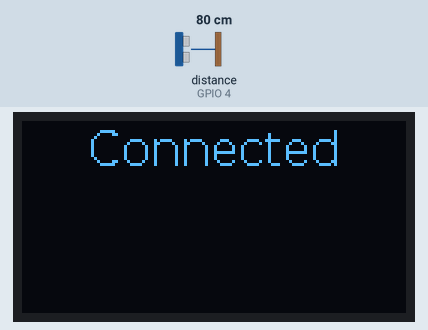
The sketch below on a simulated ESP32. Parts: 128×64 one-colour display. Wiring (inferred from the names in the program): range finder with pulse-width output: data GPIO 4. Inputs (shaded band) come from the test bench; at power-on: distance to the obstacle (sensor on GPIO 4) 80 cm. WiFi joins after 1.5 s; servers stay silent unless stated; uploads are accepted with an empty reply; what the sketch prints to the serial monitor is not drawn.

Above: at 1.6 s.
At 3.6 s:
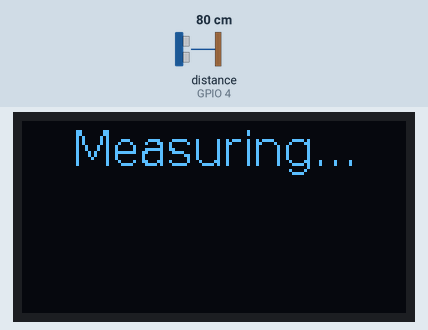
At 15.15 s:
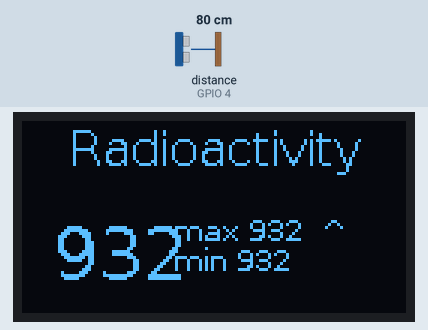
At 30.3 s:
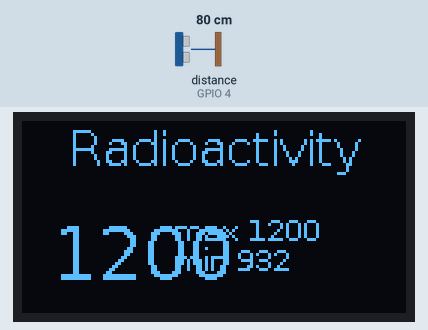

Measured:
- what the display in image 0 shows lasts 2.1 s, from 1.5 s to 3.6 s
- what the display in image 1 shows lasts 11.4 s, from 3.6 s to 15.0 s

The sketch:

geigercounter.ino
```cpp
#include <HTTPClient.h>
#include <Wire.h>
#include <WiFi.h>
#include "SSD1306.h"
#include "rnfonts.h"


#define CPM_LOG_PERIOD 15000 //Logging period in milliseconds for counts per minute
#define MINUTE_PERIOD 60000
#define BOUNCE_PERIOD 20

// Data Logger
#define LOGGER_URL "http://www.phyordia.com/geigercounter/api/logger.php"
#define LOGGER_KEY "thisismykey"

// WLAN
#define mySSID "Gojushiho"
#define myPASSWORD "Sagittarius1365"

String data_session="daq";

//Devices
SSD1306  display(0x3c, 21, 22);

//Globals


volatile unsigned long counts = 0;                       // Tube events
unsigned long cpm = 0;                                   // Counts per minute
unsigned long cpm_min = 9999999;                                   // Counts per minute
unsigned long cpm_max = 0;                                   // Counts per minute

unsigned long previousMillis;          // Counter time measurement
unsigned long LastInterruptMillis;                       // Lst interreupt time

const int geigerPin = 4;


//Interrupt
// Captures count of events from Geiger counter board
void ISR_impulse() {

  // Protect from bounce couting
  if((millis() - LastInterruptMillis) > BOUNCE_PERIOD ){
    LastInterruptMillis = millis();
    counts++;
    Serial.println("Got a hit! "+String(counts));
  }
}


void setup() {
  Serial.begin(115200);
  Serial.println("Starting");
  displayInit();

  display.clear();

//   Connect to Wifi
  displayTitle("Connecting...");
  Serial.println("Connecting...");
  WiFi.begin(mySSID, myPASSWORD);

  while (WiFi.status() != WL_CONNECTED) {
    Serial.print(".");
    delay(500);
  }
  Serial.println("Connected to "+String(mySSID));
  display.clear();
  displayTitle("Connected");
  delay(2000);

  // Set up system
  pinMode(geigerPin, INPUT);
  interrupts(); // Enable interrupts
  attachInterrupt(digitalPinToInterrupt(geigerPin), ISR_impulse, FALLING);

  display.clear();
  displayTitle("Measuring...");
}

void loop() {
  unsigned long currentMillis = millis();

  if (currentMillis - previousMillis > CPM_LOG_PERIOD) {
    previousMillis = currentMillis;
    cpm = counts * MINUTE_PERIOD / CPM_LOG_PERIOD;
    if(cpm > cpm_max) cpm_max = cpm;
    if(cpm < cpm_min) cpm_min = cpm;

    display.clear();
    displayTitle("Radioactivity");
    displayCounts();

    // Log data
    log_data();

    // reset counting
    Serial.println("Resetting counters");
    counts = 0;
  }
}

// Send data to server
void log_data(){
   if(WiFi.status()== WL_CONNECTED){
      writeBottomRight("^");
      HTTPClient http;
      http.begin(LOGGER_URL);  //Specify destination for HTTP request
      http.addHeader("Content-Type", "application/json");
      http.addHeader("Authorization", LOGGER_KEY);
      String content="{\"counts\": "+String(counts)+", \"type\":\""+data_session+"\", \"log_period\":"+String(CPM_LOG_PERIOD)+"}";
      int httpResponseCode = http.POST(content);   //Send the actual POST request
       if(httpResponseCode>0){
          String response = http.getString();                       //Get the response to the request
          Serial.println(httpResponseCode);   //Print return code
          Serial.println(response);           //Print request answer
         }else{
          Serial.print("Error on sending POST: ");
          Serial.println(httpResponseCode);
         }
      http.end();  //Free resources
      display.clear();
      displayTitle("Radioactivity");
      displayCounts();

    }
}

// OLED Functions
void displayInit() {
  display.init();
  display.flipScreenVertically();
}

void displayTitle(String dispString) {
  display.setColor(WHITE);
  display.setTextAlignment(TEXT_ALIGN_CENTER);
  display.setFont(Dialog_plain_16);
  display.drawString(64, 0, dispString);
  display.display();
}

void displayCounts(){
  display.setTextAlignment(TEXT_ALIGN_LEFT);
  display.setFont(Dialog_plain_24);
  display.drawString(10, 30, String(cpm));
  display.setFont(Dialog_plain_10);
  display.drawString(50, 30, "max "+String(cpm_max));
  display.drawString(50, 40, "min "+String(cpm_min));
  display.display();
}

void writeBottomRight(String s){
  Serial.println("writing "+s);
  display.setTextAlignment(TEXT_ALIGN_LEFT);
  display.setFont(Dialog_plain_10);
  display.drawString(100, 30, s);
  display.display();
}
```

Source omitted: rnfonts.h (data table, 150118 bytes)
